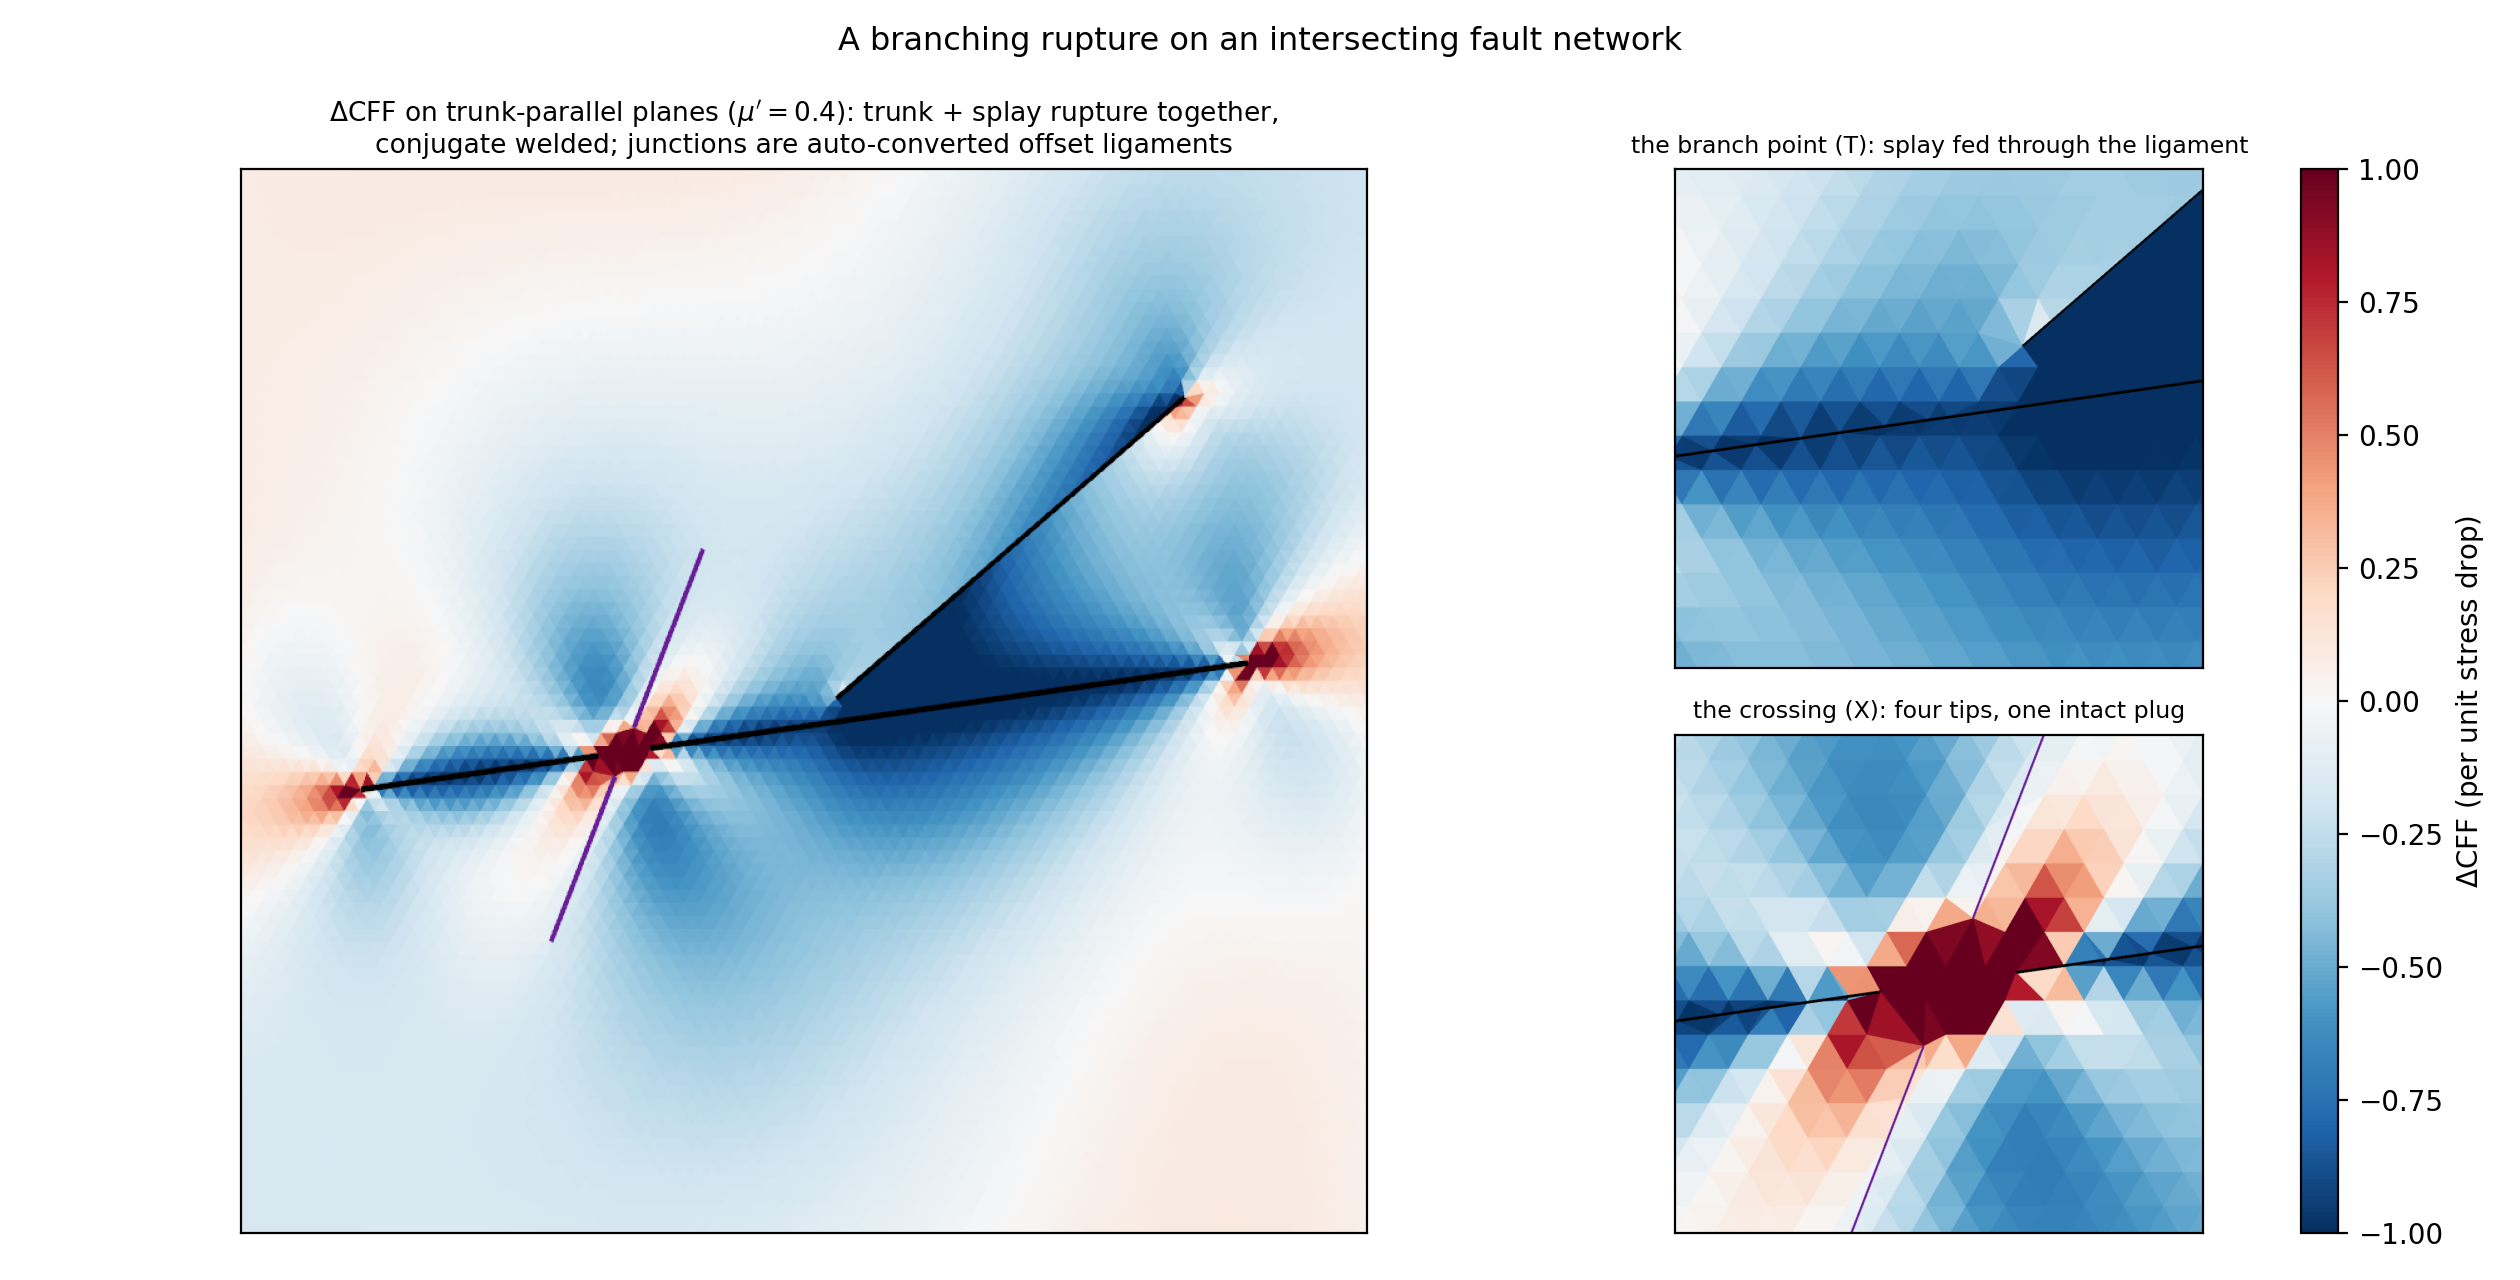

This chart was generated by the following Python code:
"""A branching rupture: intersecting fault traces and their Delta CFF.

The raw geometry INTERSECTS: a dextral trunk, a splay branching off its
midpoint at ~30 degrees (a T junction), and a conjugate fault crossing
it outright (an X junction). ``prepare_fault_network`` converts both to
offset-junction form automatically (angle-corrected ligaments, loudly),
which is what makes the set splittable at all. The trunk and the splay
then rupture TOGETHER (frictionless) while the conjugate is welded as a
receiver, and the map shows Delta CFF on trunk-parallel planes — with
zooms at the two junctions, where the ligament-scale stress transfer
lives. Measured ligament sensitivity for this representation:
~/+Simulations/fault_junction_ligament/ (the branch response is
converged for a given plug size; ligaments of 1-2 local cells).
"""
import os
import time

import matplotlib
matplotlib.use("Agg")
import matplotlib.pyplot as plt
import numpy as np
import pyvista as pv

import underworld3 as uw
from underworld3.meshing.surfaces import prepare_fault_network
from underworld3.utilities import fault_contact

import common

pv.OFF_SCREEN = True
D = os.path.dirname(os.path.abspath(__file__))
MU_P = 0.4
H = 0.012
LIG_F = 1.5

# raw, INTERSECTING traces — the preparer makes them legal
TREND = np.degrees(np.arctan2(0.10, 0.70))          # trunk trend ~8 deg
M_RAW = ("Trunk", np.array([[0.15, 0.45], [0.85, 0.55]]))
S_RAW = ("Splay", np.array([[0.50, 0.50], [0.80, 0.76]]))     # T at trunk
C_RAW = ("Conj", np.array([[0.30, 0.33], [0.42, 0.64]]))      # X crossing

prepared, report = prepare_fault_network(
    [M_RAW, S_RAW, C_RAW], spacing=H, ligament=LIG_F, verbose=True)
names = [n for n, _ in prepared]
SLIP = [n for n in names if n.startswith(("Trunk", "Splay"))]
WELD = [n for n in names if n.startswith("Conj")]
ETA_WELD = 200.0 * common.ETA / 0.2

T_J = np.array([0.50, 0.50])                        # the T junction
X_J = M_RAW[1][0] + (M_RAW[1][1] - M_RAW[1][0]) * 0.293   # approx X point


def solve_state(child, free):
    stokes = common.stokes_on(child,
                              common.boundary_simple_shear(child, TREND))
    for n in names:
        stokes.add_fault_bc(0.0 if (free and n in SLIP) else ETA_WELD,
                            boundary=n)
    fault_contact.solve_with_fault(stokes, picard=2)
    x, y = child.X
    v, p = stokes.Unknowns.u, stokes.Unknowns.p
    comps = {}
    for cname, expr in (
            ("sxx", -p.sym[0] + 2 * common.ETA * v.sym[0].diff(x)),
            ("syy", -p.sym[0] + 2 * common.ETA * v.sym[1].diff(y)),
            ("sxy", common.ETA * (v.sym[0].diff(y) + v.sym[1].diff(x)))):
        s_var = uw.discretisation.MeshVariable(
            f"{cname}_{'a' if free else 'b'}", child, 1, degree=0,
            continuous=False)
        proj = uw.systems.Projection(child, s_var)
        proj.uw_function = expr
        proj.smoothing = 0.0
        proj.solve()
        row = common.split_mesh_cell_rows(child, s_var)
        comps[cname] = np.asarray(s_var.data[:, 0])[row].copy()
    return stokes, comps


t0 = time.perf_counter()
child = common.base_mesh(H).add_fault(prepared)
s1, c1 = solve_state(child, free=True)
print(f"[timing] slipping solve: {time.perf_counter() - t0:.1f} s",
      flush=True)
for n in SLIP:
    coords, jumps, normals = fault_contact.fault_pair_jumps(
        s1, n, s1._rotated_freeslip_info)
    tang = np.column_stack([-normals[:, 1], normals[:, 0]])
    V = np.einsum("ij,ij->i", jumps, tang)
    print(f"  {n:8s} peak slip {np.abs(V).max():.4f}", flush=True)
t0 = time.perf_counter()
_s0, c0 = solve_state(child, free=False)
print(f"[timing] welded solve: {time.perf_counter() - t0:.1f} s",
      flush=True)

# Delta CFF on trunk-parallel receiver planes
beta = np.radians(TREND)
nx, ny = -np.sin(beta), np.cos(beta)
tx, ty = np.cos(beta), np.sin(beta)


def resolve(c):
    s_nn = c["sxx"] * nx * nx + 2 * c["sxy"] * nx * ny + c["syy"] * ny * ny
    s_t = (c["sxx"] * tx * nx + c["sxy"] * (tx * ny + ty * nx)
           + c["syy"] * ty * ny)
    return s_nn, s_t


nn0, t_0 = resolve(c0)
nn1, t_1 = resolve(c1)
tau_dir = np.sign(np.median(t_0))
dcff = tau_dir * (t_1 - t_0) + MU_P * (nn1 - nn0)

pts, faces = common.split_mesh_cell_render(child)
fc = np.asarray(faces).reshape(-1, 4)[:, 1:]
cent = np.asarray(pts)[fc].mean(axis=1)
dcff, gauge = common.far_field_anchor(
    cent, dcff, [p for _n, p in prepared], cut=0.18)
print(f"far-field gauge removed: {gauge:+.4f}", flush=True)

# ---- renders: the map and the two junction zooms ---------------------------
COLOUR = {"Trunk": "black", "Splay": "black", "Conj": "#6a1b9a"}


def render(png, scale, focal):
    pvm = pv.PolyData(np.asarray(pts, dtype=float),
                      faces=np.asarray(faces, dtype=np.int64))
    pvm.cell_data["dcff"] = dcff
    pl = pv.Plotter(off_screen=True, window_size=(900, 850))
    pl.set_background("white")
    pl.add_mesh(pvm, scalars="dcff", cmap="RdBu_r", clim=(-1.0, 1.0),
                lighting=False, show_scalar_bar=False)
    for n, p in prepared:
        line = pv.lines_from_points(
            np.column_stack([p, np.full(len(p), 1e-3)]))
        pl.add_mesh(line, color=COLOUR[n.split("_")[0]],
                    line_width=5 if n.startswith("Trunk") else 4,
                    lighting=False)
    pl.view_xy()
    pl.camera.parallel_projection = True
    pl.camera.parallel_scale = scale
    pl.camera.focal_point = (focal[0], focal[1], 0.0)
    pl.screenshot(png)
    pl.close()
    return png


map_png = render(os.path.join(D, "_branching_map.png"), 0.42, (0.5, 0.52))
tz_png = render(os.path.join(D, "_branching_tzoom.png"), 0.075, T_J)
xz_png = render(os.path.join(D, "_branching_xzoom.png"), 0.075, X_J)

fig = plt.figure(figsize=(12.6, 6.4))
gs = fig.add_gridspec(2, 3, width_ratios=[2.1, 1.0, 0.05])
axm = fig.add_subplot(gs[:, 0])
axm.imshow(plt.imread(map_png))
axm.set_xticks([])
axm.set_yticks([])
axm.set_title(r"$\Delta$CFF on trunk-parallel planes ($\mu' = 0.4$): "
              "trunk + splay rupture together,\nconjugate welded; "
              "junctions are auto-converted offset ligaments", fontsize=9.5)
for row, (png, label) in enumerate(
        ((tz_png, "the branch point (T): splay fed through the ligament"),
         (xz_png, "the crossing (X): four tips, one intact plug"))):
    ax = fig.add_subplot(gs[row, 1])
    ax.imshow(plt.imread(png))
    ax.set_xticks([])
    ax.set_yticks([])
    ax.set_title(label, fontsize=8.5)

from matplotlib import cm, colors as mcolors
sm = cm.ScalarMappable(norm=mcolors.Normalize(-1, 1), cmap="RdBu_r")
cax = fig.add_subplot(gs[:, 2])
fig.colorbar(sm, cax=cax, label=r"$\Delta$CFF (per unit stress drop)")
fig.suptitle("A branching rupture on an intersecting fault network",
             fontsize=11.5)
fig.tight_layout()
out = os.path.join(D, "branching.png")
fig.savefig(out, dpi=200)
print("wrote", out, flush=True)
